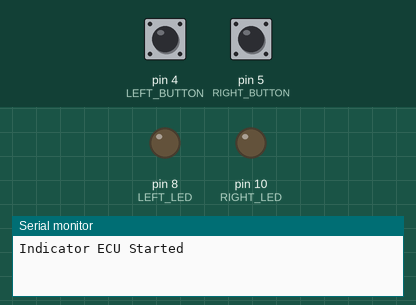
The sketch below on a simulated Arduino Uno, built with avr-gcc and run on an emulated ATmega328P. Parts: output pins drawn as LEDs (lit = HIGH), the last lines printed to the serial monitor. Dashed ring = blinking. Inputs (shaded band) come from the test bench; at power-on: pin 4 (LEFT_BUTTON) HIGH, pin 5 (RIGHT_BUTTON) HIGH.

Above: at 1.2 s.
1.3 s: pin 4 (LEFT_BUTTON) pulled LOW for 3.2 s
At 2.55 s:
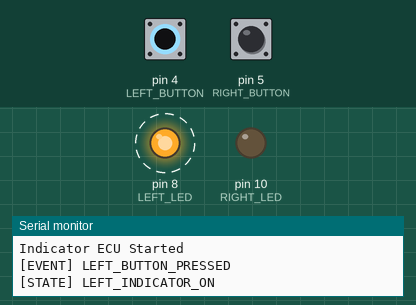
6.0 s: pin 5 (RIGHT_BUTTON) pulled LOW for 3.2 s
At 7.35 s:
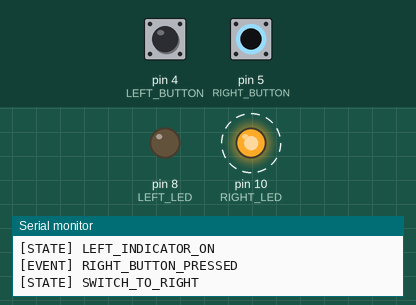
10.7 s: pin 4 (LEFT_BUTTON) driven LOW and pin 5 (RIGHT_BUTTON) driven LOW
At 11.56 s:
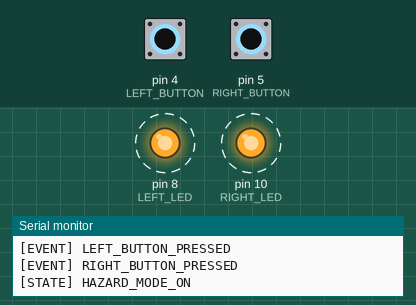
13.7 s: pin 4 (LEFT_BUTTON) driven HIGH
At 14.5 s:
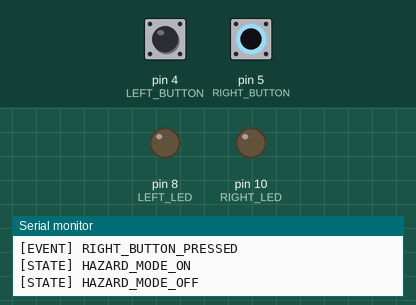
15.3 s: pin 4 (LEFT_BUTTON) driven LOW
At 15.76 s:
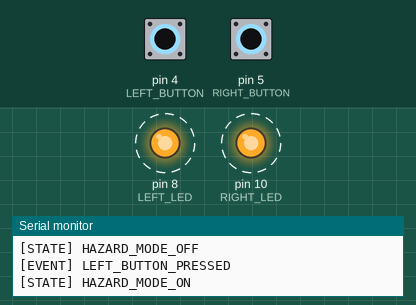
18.3 s: pin 5 (RIGHT_BUTTON) driven HIGH
At 19.6 s:
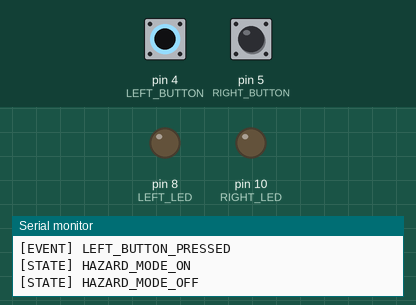
Timing chart, 0 to 20.8 s (numbered marks = the images above; inputs shaded):
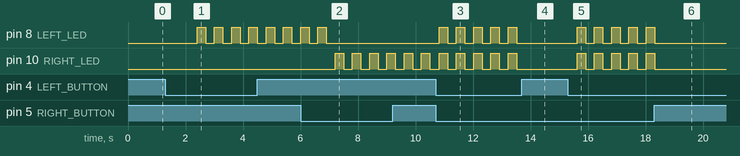

The sketch:

INDICATOR.ino
```cpp
/*
Indicator ECU Simulation
Hardware:
Left Button  -> D4
Right Button -> D5
Left LED     -> D8
Right LED    -> D10
*/

#define LEFT_BUTTON 4
#define RIGHT_BUTTON 5

#define LEFT_LED 8
#define RIGHT_LED 10

// Timing
#define SCHEDULER_INTERVAL 100
#define BLINK_INTERVAL 300
#define BUTTON_HOLD_TIME 1000
#define DEBOUNCE_TIME 50

unsigned long lastScheduler = 0;
unsigned long lastBlink = 0;

// Button tracking
bool leftPressed = false;
bool rightPressed = false;

unsigned long leftPressStart = 0;
unsigned long rightPressStart = 0;

unsigned long lastLeftDebounce = 0;
unsigned long lastRightDebounce = 0;

bool lastLeftState = HIGH;
bool lastRightState = HIGH;

// Indicator states
enum IndicatorState
{
  IDLE,
  LEFT_MODE,
  RIGHT_MODE,
  HAZARD_MODE
};

IndicatorState currentState = IDLE;

// LED states
bool leftLedState = LOW;
bool rightLedState = LOW;

void setup()
{
  pinMode(LEFT_BUTTON, INPUT_PULLUP);
  pinMode(RIGHT_BUTTON, INPUT_PULLUP);

  pinMode(LEFT_LED, OUTPUT);
  pinMode(RIGHT_LED, OUTPUT);

  Serial.begin(9600);

  Serial.println("Indicator ECU Started");
}

void loop()
{
  if (millis() - lastScheduler >= SCHEDULER_INTERVAL)
  {
    lastScheduler = millis();

    readButtons();
    updateIndicatorLogic();
  }

  blinkLEDs();
}

void readButtons()
{
  bool leftState = digitalRead(LEFT_BUTTON);
  bool rightState = digitalRead(RIGHT_BUTTON);

  // Debounce Left
  if (leftState != lastLeftState)
  {
    lastLeftDebounce = millis();
  }

  if ((millis() - lastLeftDebounce) > DEBOUNCE_TIME)
  {
    if (leftState == LOW && !leftPressed)
    {
      leftPressed = true;
      leftPressStart = millis();
      Serial.println("[EVENT] LEFT_BUTTON_PRESSED");
    }

    if (leftState == HIGH && leftPressed)
    {
      leftPressed = false;
    }
  }

  lastLeftState = leftState;

  // Debounce Right
  if (rightState != lastRightState)
  {
    lastRightDebounce = millis();
  }

  if ((millis() - lastRightDebounce) > DEBOUNCE_TIME)
  {
    if (rightState == LOW && !rightPressed)
    {
      rightPressed = true;
      rightPressStart = millis();
      Serial.println("[EVENT] RIGHT_BUTTON_PRESSED");
    }

    if (rightState == HIGH && rightPressed)
    {
      rightPressed = false;
    }
  }

  lastRightState = rightState;
}

bool rightActionDone = false;
bool leftActionDone = false;

void updateIndicatorLogic()
{
  bool leftHold = leftPressed && (millis() - leftPressStart >= 1000);
  bool rightHold = rightPressed && (millis() - rightPressStart >= 1000);

  // Reset trigger when button released
  if(!leftPressed)
    leftActionDone = false;

  if(!rightPressed)
    rightActionDone = false;

  // Hazard Mode
  if(leftPressed && rightPressed)
  {
    if(currentState != HAZARD_MODE)
    {
      currentState = HAZARD_MODE;
      Serial.println("[STATE] HAZARD_MODE_ON");
    }
    return;
  }

  switch(currentState)
  {
    case IDLE:

      if(rightHold && !rightActionDone)
      {
        currentState = RIGHT_MODE;
        rightActionDone = true;
        Serial.println("[STATE] RIGHT_INDICATOR_ON");
      }

      if(leftHold && !leftActionDone)
      {
        currentState = LEFT_MODE;
        leftActionDone = true;
        Serial.println("[STATE] LEFT_INDICATOR_ON");
      }

    break;

    case RIGHT_MODE:

      if(rightHold && !rightActionDone)
      {
        currentState = IDLE;
        rightActionDone = true;
        Serial.println("[STATE] RIGHT_INDICATOR_OFF");
      }

      if(leftHold && !leftActionDone)
      {
        currentState = LEFT_MODE;
        leftActionDone = true;
        Serial.println("[STATE] SWITCH_TO_LEFT");
      }

    break;

    case LEFT_MODE:

      if(leftHold && !leftActionDone)
      {
        currentState = IDLE;
        leftActionDone = true;
        Serial.println("[STATE] LEFT_INDICATOR_OFF");
      }

      if(rightHold && !rightActionDone)
      {
        currentState = RIGHT_MODE;
        rightActionDone = true;
        Serial.println("[STATE] SWITCH_TO_RIGHT");
      }

    break;

    case HAZARD_MODE:

      if((leftHold || rightHold) && !leftActionDone && !rightActionDone)
      {
        currentState = IDLE;
        Serial.println("[STATE] HAZARD_MODE_OFF");
        leftActionDone = true;
        rightActionDone = true;
      }

    break;
  }
}

void blinkLEDs()
{
  if (millis() - lastBlink < BLINK_INTERVAL)
    return;

  lastBlink = millis();

  switch (currentState)
  {
    case IDLE:

      digitalWrite(LEFT_LED, LOW);
      digitalWrite(RIGHT_LED, LOW);
      break;

    case LEFT_MODE:

      leftLedState = !leftLedState;
      digitalWrite(LEFT_LED, leftLedState);
      digitalWrite(RIGHT_LED, LOW);
      break;

    case RIGHT_MODE:

      rightLedState = !rightLedState;
      digitalWrite(RIGHT_LED, rightLedState);
      digitalWrite(LEFT_LED, LOW);
      break;

    case HAZARD_MODE:

      leftLedState = !leftLedState;
      rightLedState = leftLedState;

      digitalWrite(LEFT_LED, leftLedState);
      digitalWrite(RIGHT_LED, rightLedState);

      break;
  }
}
```

Measured:
- after the input at 1.3 s, pin 8 (LEFT_LED): alternates HIGH for 0.30 s and LOW for 0.30 s, starting after 1.1 s
- after the input at 6.0 s, pin 8 (LEFT_LED): goes on until 6.9 s, then stays LOW; pin 10 (RIGHT_LED): alternates HIGH for 0.30 s and LOW for 0.30 s, starting after 1.2 s
- after the input at 10.7 s, pin 8 (LEFT_LED): alternates HIGH for 0.30 s and LOW for 0.30 s, starting after 0.12 s
- after the input at 13.7 s, pin 8 (LEFT_LED), pin 10 (RIGHT_LED): stops changing and stays LOW
- after the input at 15.3 s, pin 8 (LEFT_LED), pin 10 (RIGHT_LED): alternates HIGH for 0.30 s and LOW for 0.30 s, starting after 0.32 s
- after the input at 18.3 s, pin 8 (LEFT_LED), pin 10 (RIGHT_LED): goes on until 18.3 s, then stays LOW
